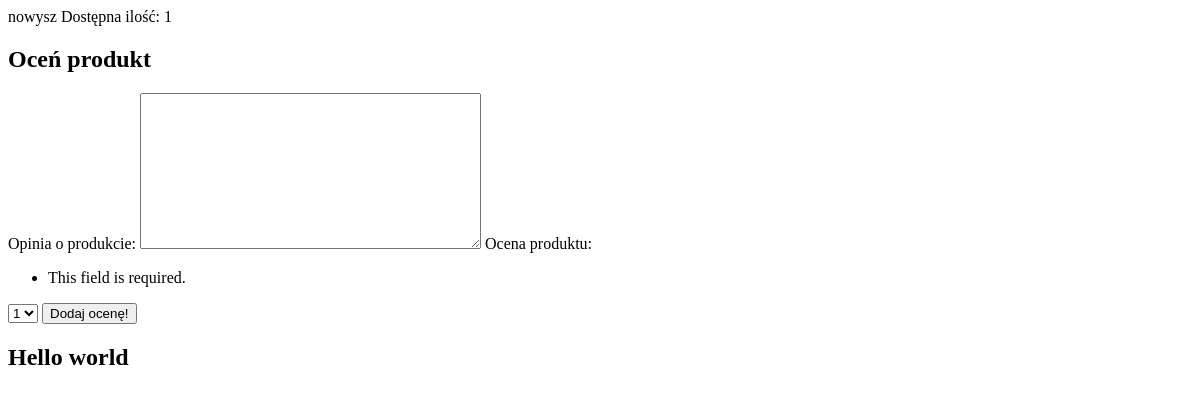
Page /product/4/ on the earlier database version.
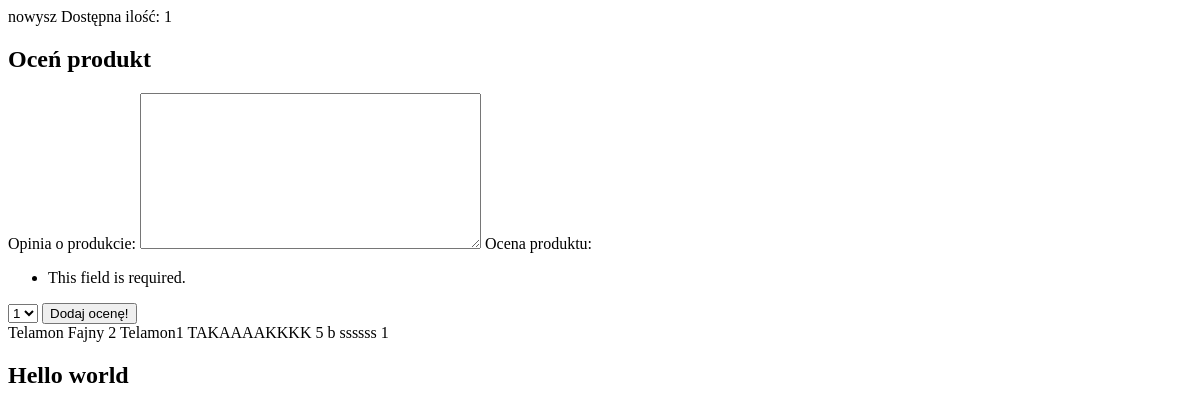
Same page on the later database version.
### portal/models.py (models this page shows, shortened)
class Product(models.Model):
    sub_category = models.ForeignKey(SubCategory, on_delete=models.CASCADE)
    author = models.ForeignKey(User, on_delete=models.CASCADE)
    name = models.CharField(max_length=200)
    image = models.ImageField(upload_to='products/%Y/%m/%d', blank=True)
    description = models.TextField(blank = True)
    price = models.DecimalField(max_digits=10, decimal_places=2)
    created = models.DateField(auto_now_add=True)
    quantity = models.IntegerField(default=1)
    available = models.BooleanField(default=True)

class ProductRevirev(models.Model):
    product = models.ForeignKey(Product, on_delete=models.CASCADE)
    user = models.ForeignKey(User, on_delete=models.CASCADE)
    description = models.TextField(blank=True)
    reviev_choice = models.CharField(choices=RATE_CHOICE, default='5', max_length=50)

### portal/views.py (the view)
# urls.py: path('product/<int:pk>/', views.product_detail, name='product-detail'),
def product_detail(request, pk):
    product = get_object_or_404(Product, pk=pk)
    reviews = ProductRevirev.objects.filter(product__id = pk) # lub: (product = product)
    if request.method == 'POST':
        review_form = ProductReviewForm(request.POST)
        if review_form.is_valid():
            new_review = review_form.save(commit=False)
            new_review.user = request.user
            new_review.product = product
            new_review.save()
    else:
        review_form = ProductReviewForm(request.POST)
    return render(request, 'portal/detail.html', {'product': product, 'reviews':reviews, 'review_form':review_form})

### portal/forms.py
class ProductReviewForm(forms.ModelForm):
    class Meta:
        model = ProductRevirev
        fields = ('description', 'reviev_choice')
        labels = {
            'description': 'Opinia o produkcie',
            'reviev_choice': 'Ocena produktu'
        }

### portal/templates/portal/detail.html (shortened to what this page needs)
{% extends "portal/base.html" %}
{% load static %}
{% block content %}
{{ product.name }}
Dostępna ilość: {{ product.quantity }}
<form class="form-signin" method="POST">
    <div>
        <div>
            <h2 class="pt-5">Oceń produkt</h2>
        </div>
        {{ review_form }}
        <button  class="btn" type="submit">Dodaj ocenę!</button>
    </div>
</form>
{% for review in reviews %}
    {{ review.user }}
    {{ review.description }}
    {{ review.reviev_choice }}
{% endfor %}
{% endblock %}

### portal/templates/portal/base.html (shortened to what this page needs)
{% load static %}
<!DOCTYPE html>
<html>
<head>
  <link href="{% static "css/style.css" %}" rel="stylesheet">
</head>
<body>
  <div id="content">
    {% block content %}
    {% endblock %}
  </div>
  <div id="sidebar">
    <h2>Hello world</h2>
  </div>
</body>
</html>

Differences in the rows shown:
added ProductRevirev: user "Telamon", description "Fajny", reviev_choice "2"
added ProductRevirev: user "Telamon1", description "TAKAAAAKKKK", reviev_choice "5"
added ProductRevirev: user "b", description "ssssss", reviev_choice "1"
